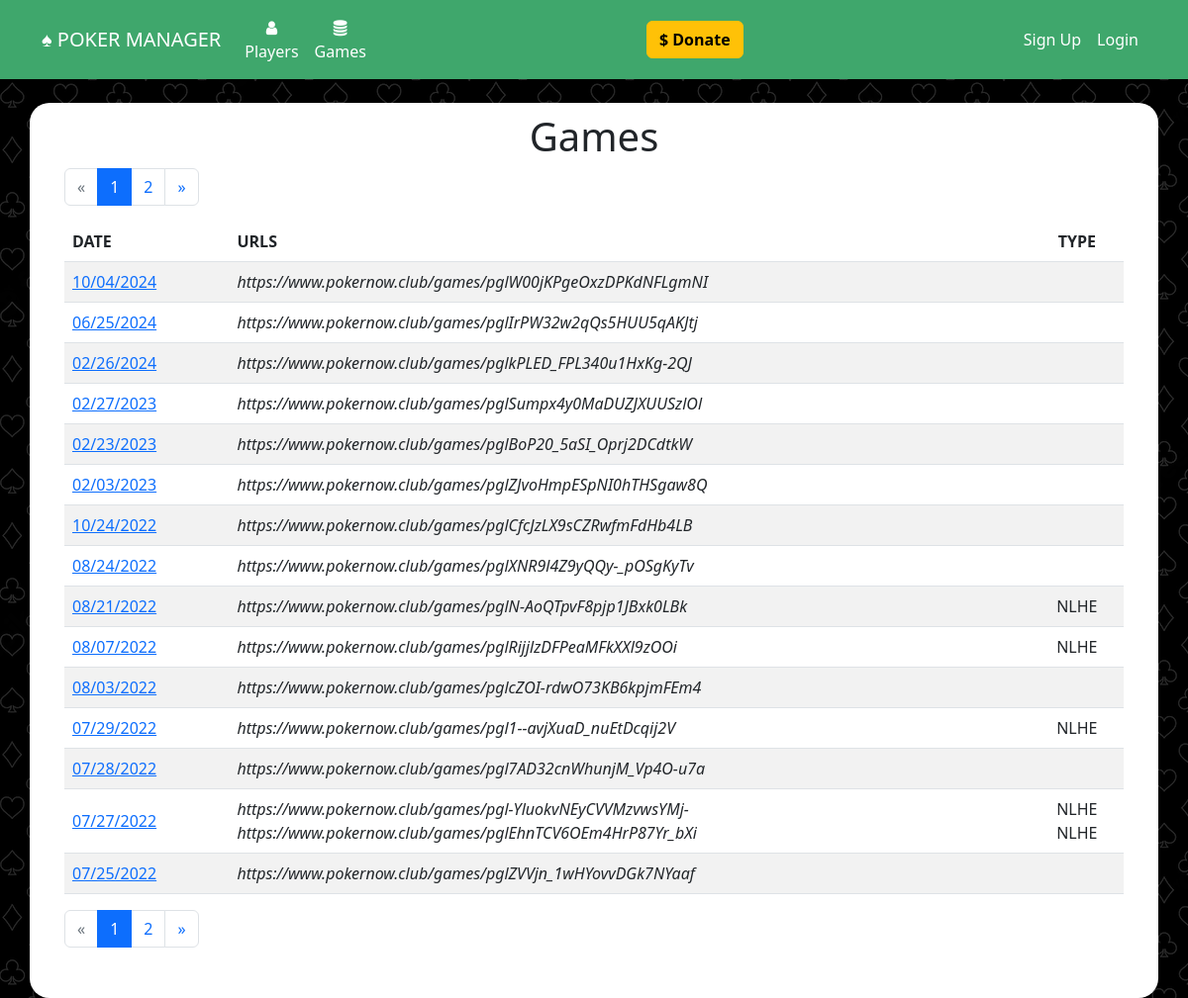
Before: /games with the older database file.
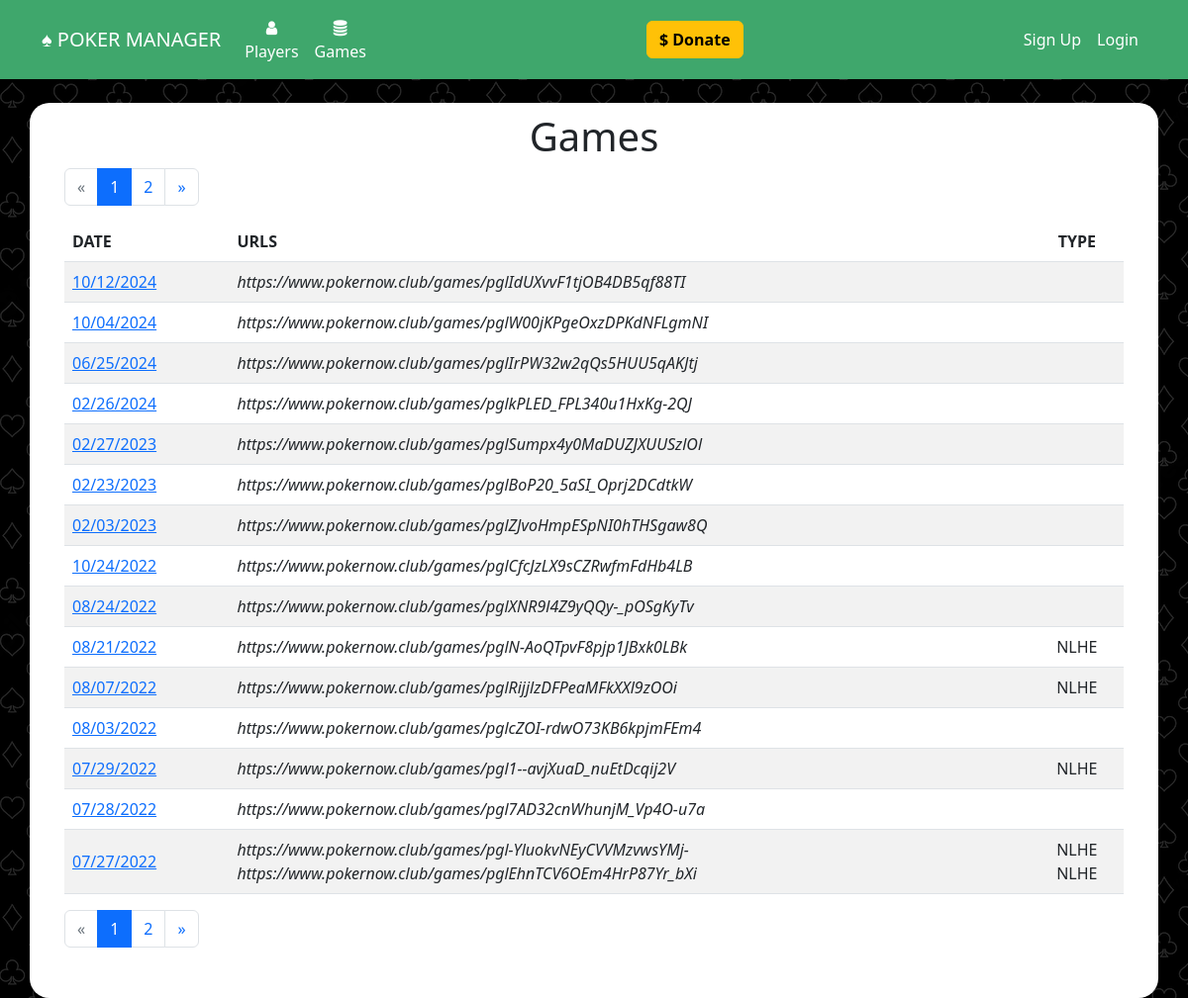
After: the same page with the newer database file.
### website/models.py (models this page shows)
class Game(db.Model):
	id = db.Column(db.Integer, primary_key=True)
	settled = db.Column(db.Boolean, default=False)
	date = db.Column(db.DateTime(timezone=True), default=func.now())
	urls = db.relationship('Url', backref='game')
	payments = db.relationship('Payment', backref='game')
	earnings = db.relationship('Earning', backref='game')
	buyins = db.Column(db.Integer)
	behaviors = db.relationship('Behavior', backref='game')
	decimal = db.Column(db.Boolean, default=False)

class Url(db.Model):
	id = db.Column(db.Integer, primary_key=True)
	url =  db.Column(db.String(300), unique=True)
	game_id = db.Column(db.Integer, db.ForeignKey('game.id'))
	imported = db.Column(db.Boolean, default=False)
	behaviors = db.relationship('Behavior', backref='url')
	game_type = db.Column(db.String(20))
	small_blind = db.Column(db.Numeric)
	big_blind = db.Column(db.Numeric)

### website/views.py (the view)
@views.route('/games', methods=['GET','POST'])
def games():
	search = False
	q = request.args.get('q')
	if q:
		search = True
	page = request.args.get(get_page_parameter(), type=int, default=1)
	games = Game.query.order_by(Game.date.desc()).all()
	game_page = Game.query.order_by(Game.date.desc()).paginate(page=page, per_page=15)
	pagination = Pagination(page=page, total=len(games), search=search, record_name='games', per_page=15)
	urls = {}
	for game in games:
		for url in game.urls:
			if game.id in urls.keys():
				if url.imported == False:
					urls[game.id] = url.imported
			else:
				urls[game.id] = url.imported
	return render_template("games.html", user=current_user, games=game_page.items, pagination=pagination, imported=urls)

### website/templates/games.html (shortened to what this page needs)
{% extends "base.html" %} {% block title %}Games{% endblock %} {% block content
%}
<h1 align="center">Games</h1>
{{ pagination.links }}
<div id="no-more-tables">
	<table class="table table-striped">
		<thead>
			<tr>
				<th scope="col">DATE</th>
				<th scope="col">URLS</th>
				<th scope="col" style="text-align: center">TYPE</th>
			</tr>
		</thead>
		<tbody>
			{% for game in games %}
			<tr>
				<td style="vertical-align: middle">
					<a href="{{url_for('views.payout', game_id=game.id)}}"
						>{{ game.date.strftime("%m/%d/%Y") }}</a
					>
				</td>
				<td style="vertical-align: middle">
					{% for url in game.urls %}
					<i>{{url.url}}</i><br />
					{% endfor %}
				</td>
				<td align="center" style="vertical-align: middle">
					{% for url in game.urls %} {% if url.game_type %} {{
					url.game_type}}{% if not loop.last %}<br />{% endif %} {%
					endif %} {% endfor %}
				</td>
			</tr>
			{% endfor %}
		</tbody>
	</table>
</div>
{{ pagination.links }}
{% endblock %}

Changed rows visible on the page:
no longer on this page (row unchanged): Game: date "07/25/2022"
no longer on this page (row unchanged): Url: url "https://www.pokernow.club/games/pglZVVjn_1wHYovvDGk7NYaaf", shown under "07/25/2022"
added Game: date "10/12/2024"
added Url: url "https://www.pokernow.club/games/pglIdUXvvF1tjOB4DB5qf88TI", shown under "10/12/2024"
